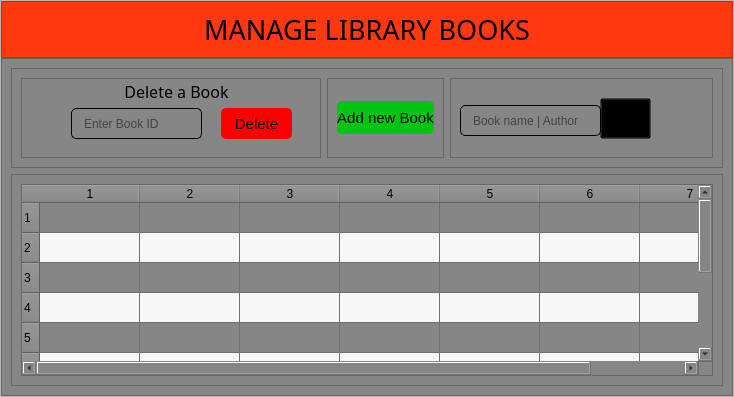
                  <widget class="QWidget" name="page_5">
                   <layout class="QVBoxLayout" name="verticalLayout_19">
                    <property name="spacing">
                     <number>0</number>
                    </property>
                    <property name="leftMargin">
                     <number>0</number>
                    </property>
                    <property name="topMargin">
                     <number>0</number>
                    </property>
                    <property name="rightMargin">
                     <number>0</number>
                    </property>
                    <property name="bottomMargin">
                     <number>0</number>
                    </property>
                    <item>
                     <widget class="QFrame" name="frame_24">
                      <property name="frameShape">
                       <enum>QFrame::StyledPanel</enum>
                      </property>
                      <property name="frameShadow">
                       <enum>QFrame::Raised</enum>
                      </property>
                      <layout class="QVBoxLayout" name="verticalLayout_21">
                       <property name="spacing">
                        <number>0</number>
                       </property>
                       <property name="leftMargin">
                        <number>0</number>
                       </property>
                       <property name="topMargin">
                        <number>0</number>
                       </property>
                       <property name="rightMargin">
                        <number>0</number>
                       </property>
                       <property name="bottomMargin">
                        <number>0</number>
                       </property>
                       <item>
                        <widget class="QFrame" name="frame_26">
                         <property name="maximumSize">
                          <size>
                           <width>16777215</width>
                           <height>60</height>
                          </size>
                         </property>
                         <property name="styleSheet">
                          <string notr="true">background-color: rgb(255, 56, 16);</string>
                         </property>
                         <property name="frameShape">
                          <enum>QFrame::StyledPanel</enum>
                         </property>
                         <property name="frameShadow">
                          <enum>QFrame::Raised</enum>
                         </property>
                         <layout class="QHBoxLayout" name="horizontalLayout_16">
                          <item>
                           <widget class="QLabel" name="label_9">
                            <property name="font">
                             <font>
                              <family>Nova Flat</family>
                              <pointsize>20</pointsize>
                             </font>
                            </property>
                            <property name="text">
                             <string>MANAGE LIBRARY BOOKS</string>
                            </property>
                            <property name="alignment">
                             <set>Qt::AlignCenter</set>
                            </property>
                           </widget>
                          </item>
                         </layout>
                        </widget>
                       </item>
                       <item>
                        <widget class="QFrame" name="frame_27">
                         <property name="styleSheet">
                          <string notr="true">background-color: rgb(134, 134, 134);</string>
                         </property>
                         <property name="frameShape">
                          <enum>QFrame::StyledPanel</enum>
                         </property>
                         <property name="frameShadow">
                          <enum>QFrame::Raised</enum>
                         </property>
                         <layout class="QVBoxLayout" name="verticalLayout_20">
                          <item>
                           <widget class="QFrame" name="frame_28">
                            <property name="minimumSize">
                             <size>
                              <width>0</width>
                              <height>100</height>
                             </size>
                            </property>
                            <property name="maximumSize">
                             <size>
                              <width>16777215</width>
                              <height>100</height>
                             </size>
                            </property>
                            <property name="frameShape">
                             <enum>QFrame::StyledPanel</enum>
                            </property>
                            <property name="frameShadow">
                             <enum>QFrame::Raised</enum>
                            </property>
                            <layout class="QHBoxLayout" name="horizontalLayout_17">
                             <item>
                              <widget class="QFrame" name="frame_30">
                               <property name="minimumSize">
                                <size>
                                 <width>300</width>
                                 <height>0</height>
                                </size>
                               </property>
                               <property name="frameShape">
                                <enum>QFrame::StyledPanel</enum>
                               </property>
                               <property name="frameShadow">
                                <enum>QFrame::Raised</enum>
                               </property>
                               <widget class="QPushButton" name="pushButton_14">
                                <property name="geometry">
                                 <rect>
                                  <x>200</x>
                                  <y>30</y>
                                  <width>71</width>
                                  <height>31</height>
                                 </rect>
                                </property>
                                <property name="font">
                                 <font>
                                  <pointsize>11</pointsize>
                                 </font>
                                </property>
                                <property name="cursor">
                                 <cursorShape>PointingHandCursor</cursorShape>
                                </property>
                                <property name="styleSheet">
                                 <string notr="true">background-color: rgb(255, 0, 0);
border-radius:5px</string>
                                </property>
                                <property name="text">
                                 <string>Delete</string>
                                </property>
                               </widget>
                               <widget class="QLabel" name="label_10">
                                <property name="geometry">
                                 <rect>
                                  <x>50</x>
                                  <y>-2</y>
                                  <width>211</width>
                                  <height>31</height>
                                 </rect>
                                </property>
                                <property name="font">
                                 <font>
                                  <family>Nova Flat</family>
                                  <pointsize>12</pointsize>
                                 </font>
                                </property>
                                <property name="styleSheet">
                                 <string notr="true">border-radius:7px;
background: none;
</string>
                                </property>
                                <property name="text">
                                 <string>Delete a Book</string>
                                </property>
                                <property name="alignment">
                                 <set>Qt::AlignCenter</set>
                                </property>
                               </widget>
                               <widget class="QLineEdit" name="lineEdit_5">
                                <property name="geometry">
                                 <rect>
                                  <x>50</x>
                                  <y>30</y>
                                  <width>131</width>
                                  <height>31</height>
                                 </rect>
                                </property>
                                <property name="styleSheet">
                                 <string notr="true">border: 1.1px solid black;
padding-left: 10 px;
border-radius:5px
</string>
                                </property>
                                <property name="echoMode">
                                 <enum>QLineEdit::Normal</enum>
                                </property>
                                <property name="placeholderText">
                                 <string>Enter Book ID</string>
                                </property>
                               </widget>
                              </widget>
                             </item>
                             <item>
                              <widget class="QFrame" name="frame_31">
                               <property name="frameShape">
                                <enum>QFrame::StyledPanel</enum>
                               </property>
                               <property name="frameShadow">
                                <enum>QFrame::Raised</enum>
                               </property>
                               <layout class="QHBoxLayout" name="horizontalLayout_18">
                                <item>
                                 <widget class="QPushButton" name="pushButton_15">
                                  <property name="maximumSize">
                                   <size>
                                    <width>123</width>
                                    <height>33</height>
                                   </size>
                                  </property>
                                  <property name="font">
                                   <font>
                                    <pointsize>11</pointsize>
                                   </font>
                                  </property>
                                  <property name="cursor">
                                   <cursorShape>PointingHandCursor</cursorShape>
                                  </property>
                                  <property name="styleSheet">
                                   <string notr="true">background-color: rgb(1, 198, 17);
border-radius:5px</string>
                                  </property>
                                  <property name="text">
                                   <string>Add new Book</string>
                                  </property>
                                 </widget>
                                </item>
                               </layout>
                              </widget>
                             </item>
                             <item>
                              <widget class="QFrame" name="frame_33">
                               <property name="minimumSize">
                                <size>
                                 <width>263</width>
                                 <height>0</height>
                                </size>
                               </property>
                               <property name="frameShape">
                                <enum>QFrame::StyledPanel</enum>
                               </property>
                               <property name="frameShadow">
                                <enum>QFrame::Raised</enum>
                               </property>
                               <widget class="QLineEdit" name="lineEdit_6">
                                <property name="geometry">
                                 <rect>
                                  <x>10</x>
                                  <y>27</y>
                                  <width>141</width>
                                  <height>31</height>
                                 </rect>
                                </property>
                                <property name="styleSheet">
                                 <string notr="true">border: 1.1px solid black;
padding-left: 10 px;
border-radius:5px
</string>
                                </property>
                                <property name="echoMode">
                                 <enum>QLineEdit::Normal</enum>
                                </property>
                                <property name="placeholderText">
                                 <string>Book name | Author</string>
                                </property>
                               </widget>
                               <widget class="QPushButton" name="pushButton_16">
                                <property name="geometry">
                                 <rect>
                                  <x>150</x>
                                  <y>20</y>
                                  <width>51</width>
                                  <height>41</height>
                                 </rect>
                                </property>
                                <property name="styleSheet">
                                 <string notr="true">background-color: transparent</string>
                                </property>
                                <property name="text">
                                 <string/>
                                </property>
                                <property name="icon">
                                 <iconset resource="resources.qrc">
                                  <normaloff>:/icons/icons/icons8-search-480.png</normaloff>:/icons/icons/icons8-search-480.png</iconset>
                                </property>
                                <property name="iconSize">
                                 <size>
                                  <width>40</width>
                                  <height>41</height>
                                 </size>
                                </property>
                               </widget>
                              </widget>
                             </item>
                            </layout>
                           </widget>
                          </item>
                          <item>
                           <widget class="QFrame" name="frame_35">
                            <property name="styleSheet">
                             <string notr="true">background-color: rgb(134, 134, 134);</string>
                            </property>
                            <property name="frameShape">
                             <enum>QFrame::StyledPanel</enum>
                            </property>
                            <property name="frameShadow">
                             <enum>QFrame::Raised</enum>
                            </property>
                            <layout class="QHBoxLayout" name="horizontalLayout_19">
                             <item>
                              <widget class="QTableWidget" name="tableWidget_2">
                               <property name="maximumSize">
                                <size>
                                 <width>700</width>
                                 <height>300</height>
                                </size>
                               </property>
                               <property name="alternatingRowColors">
                                <bool>true</bool>
                               </property>
                               <property name="rowCount">
                                <number>10</number>
                               </property>
                               <property name="columnCount">
                                <number>7</number>
                               </property>
                               <row/>
                               <row/>
                               <row/>
                               <row/>
                               <row/>
                               <row/>
                               <row/>
                               <row/>
                               <row/>
                               <row/>
                               <column/>
                               <column/>
                               <column/>
                               <column/>
                               <column/>
                               <column/>
                               <column/>
                              </widget>
                             </item>
                            </layout>
                           </widget>
                          </item>
                         </layout>
                        </widget>
                       </item>
                       <item>
                        <widget class="QFrame" name="frame_43">
                         <property name="maximumSize">
                          <size>
                           <width>16777205</width>
                           <height>50</height>
                          </size>
                         </property>
                         <property name="styleSheet">
                          <string notr="true">background-color: rgb(115, 115, 115);</string>
                         </property>
                         <property name="frameShape">
                          <enum>QFrame::StyledPanel</enum>
                         </property>
                         <property name="frameShadow">
                          <enum>QFrame::Raised</enum>
                         </property>
                        </widget>
                       </item>
                      </layout>
                     </widget>
                    </item>
                   </layout>
                  </widget>
